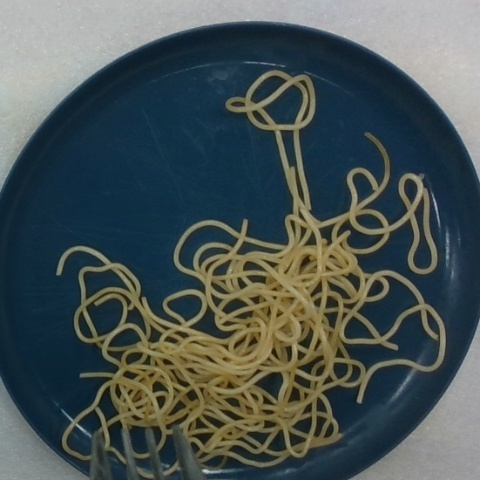
#> input picture bite_acquisition/task_planning_tests/noodle_plates/gpt_prompt/example_imgs/5.jpg, 480 x 480 px
$ python gpt.py
#> lines starting #> are read from the running program, lines starting #| are printed output that depends on the picture
### bite_acquisition/task_planning_tests/noodle_plates/gpt_prompt/prompt.py
import cv2
import numpy as np
import os

import base64
import requests
import json
import time

class GPTPredictor:
    def __init__(self):

        self.api_key =  os.environ.get('OPENAI_API_KEY')

        self.headers = {
            "Content-Type": "application/json",
            "Authorization": f"Bearer {self.api_key}"
            }

        self.home_dir = os.path.dirname(os.path.realpath(__file__))

        self.log_file = f"{self.home_dir}/log.txt"

        with open(f"{self.home_dir}/prompt.txt", 'r') as f:
#> (reads bite_acquisition/task_planning_tests/noodle_plates/gpt_prompt/prompt.txt from the repository)
            self.prompt_text = f.read()

        self.prompt_img1 = cv2.imread(f"{self.home_dir}/example_imgs/5.jpg")
#> self.prompt_img1 is the input picture: shape (480, 480, 3); mean B, G, R 84.2, 84.3, 73.1
        self.prompt_img2 = cv2.imread(f"{self.home_dir}/example_imgs/6.jpg")
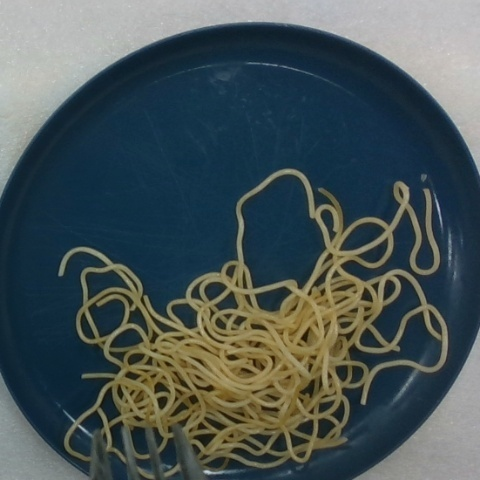
#> input picture bite_acquisition/task_planning_tests/noodle_plates/gpt_prompt/example_imgs/6.jpg, 480 x 480 px
#> self.prompt_img2 is the input picture: shape (480, 480, 3); mean B, G, R 85.8, 84.3, 71.8
        self.prompt_img3 = cv2.imread(f"{self.home_dir}/example_imgs/8.jpg")
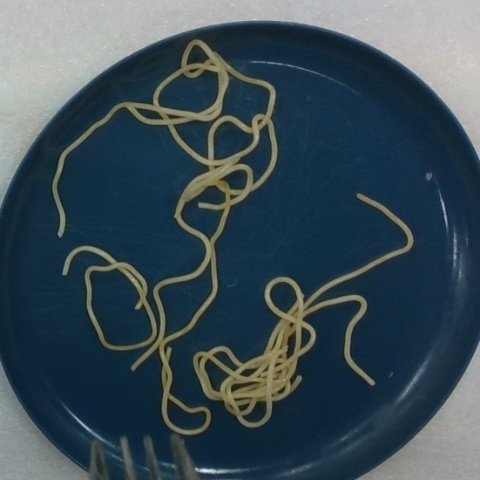
#> input picture bite_acquisition/task_planning_tests/noodle_plates/gpt_prompt/example_imgs/8.jpg, 480 x 480 px
#> self.prompt_img3 is the input picture: shape (480, 480, 3); mean B, G, R 86.2, 76.9, 59.2
        self.prompt_img4 = cv2.imread(f"{self.home_dir}/example_imgs/11.jpg")
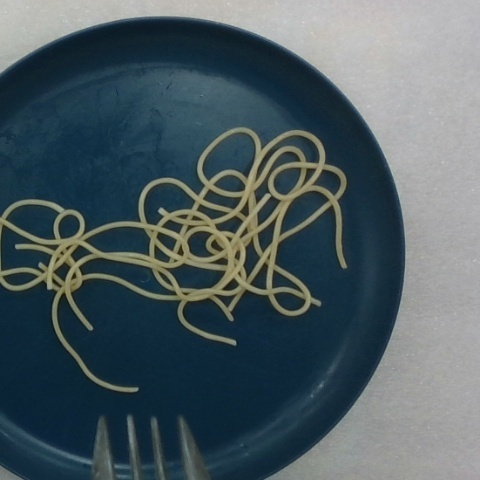
#> input picture bite_acquisition/task_planning_tests/noodle_plates/gpt_prompt/example_imgs/11.jpg, 480 x 480 px
#> self.prompt_img4 is the input picture: shape (480, 480, 3); mean B, G, R 98.2, 92.6, 77.7
        self.prompt_img5 = cv2.imread(f"{self.home_dir}/example_imgs/14.jpg")
        self.prompt_img6 = cv2.imread(f"{self.home_dir}/example_imgs/27.jpg")
        self.prompt_img7 = cv2.imread(f"{self.home_dir}/example_imgs/66.jpg")
        self.prompt_img8 = cv2.imread(f"{self.home_dir}/example_imgs/69.jpg")
        self.prompt_img9 = cv2.imread(f"{self.home_dir}/example_imgs/81.jpg")
        self.prompt_img10 = cv2.imread(f"{self.home_dir}/example_imgs/96.jpg")

        self.prompt_img1 = self.encode_image(self.prompt_img1)
        self.prompt_img2 = self.encode_image(self.prompt_img2)
        self.prompt_img3 = self.encode_image(self.prompt_img3)
        self.prompt_img4 = self.encode_image(self.prompt_img4)
        self.prompt_img5 = self.encode_image(self.prompt_img5)
        self.prompt_img6 = self.encode_image(self.prompt_img6)
        self.prompt_img7 = self.encode_image(self.prompt_img7)
        self.prompt_img8 = self.encode_image(self.prompt_img8)
        self.prompt_img9 = self.encode_image(self.prompt_img9)
        self.prompt_img10 = self.encode_image(self.prompt_img10)

        self.correct_predictions = 0
        self.incorrect_predictions = 0

    def encode_image(self, openCV_image):
#> (the run stopped early here; a loop or call above may not have finished)
